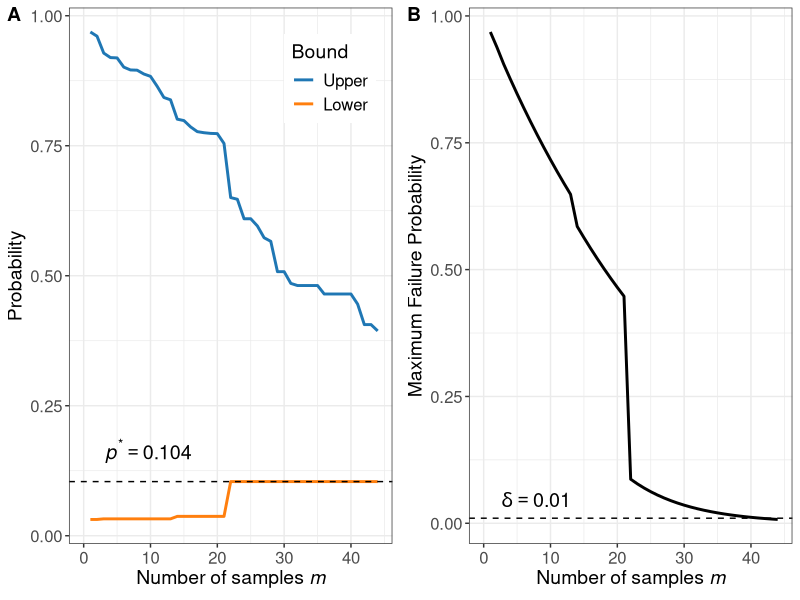

Generate this figure with R:
##### Simulate convergence behavior #####

# Load libraries
library(data.table)
library(ggplot2)
library(ggsci)
library(cowplot)

# Simulate PMF with fixed MAP
set.seed(123)
n_states <- 64
p <- rexp(n_states)
p <- p / sum(p)
p_star <- p[which.max(p)]

# Monitor hat_p, check_p
hats <- double()
checks <- double()
fails <- double()

# Run PAC-MAP
epsilon <- 0.01
delta <- 0.01
fail_prob <- 1
numerator <- (1 - epsilon) * log(1 / delta)
m <- 0L
M <- Inf
s <- double()
hat_p <- 1 / n_states
check_p <- 0
while (m < M) {
  m <- m + 1L
  p_new <- sample(p, 1)
  s <- unique(c(s, p_new))
  if (p_new > hat_p) {
    hat_p <- p_new
  }
  check_p <- 1 - sum(s)
  hats <- c(hats, hat_p)
  checks <- c(checks, check_p)
  new_fail <- (1 - hat_p / (1 - epsilon))^m
  fails <- c(fails, new_fail)
  M <- numerator / hat_p
}

# Plot results
df <- data.table(
  m = 1:length(hats), Upper = checks, Lower = hats, Fail = fails
)
df1 <- melt(df, id.vars = 'm', measure.vars = c('Upper', 'Lower'), 
            variable.name = 'Bound', value.name = 'Probability')
t1 <- data.table('Probability' = p_star + 0.02, 
                 'txt' = 'p')
g1 <- ggplot(df1, aes(m, Probability, color = Bound)) + 
  geom_line(linewidth = 1) +
  geom_hline(yintercept = p_star, linetype = 'dashed') + 
  scale_color_d3() +
  annotate('text', x = 0, y = p_star, 
           label = paste0("italic(p)^'*' ==", round(p_star, 3)), parse = TRUE, 
           hjust = -0.25, vjust = -0.75, size = 5) +
  labs(x = expression(paste("Number of samples ", italic(m)))) +
  theme_bw() +
  theme(legend.position = c(0.95, 0.95),
        legend.justification = c(1, 1),
        axis.title = element_text(size = 14),      
        axis.text = element_text(size = 12),       
        legend.text = element_text(size = 12),     
        legend.title = element_text(size = 14))

g2 <-ggplot(df, aes(m, Fail)) + 
  geom_line(linewidth = 1) + 
  geom_hline(yintercept = 0.01, linetype = 'dashed') + 
  annotate('text', x = 0, y = delta,
           label = paste0('delta ==', delta), parse = TRUE,
           hjust = -0.25, vjust = -0.75, size = 5) +
  labs(x = expression(paste("Number of samples ", italic(m))),
       y = 'Maximum Failure Probability') +
  theme_bw() + 
  theme(axis.title = element_text(size = 14),      
        axis.text = element_text(size = 12),       
        legend.text = element_text(size = 12),    
        legend.title = element_text(size = 14))

# Put it all together
g <- plot_grid(g1, g2, labels = c("A", "B"))
ggsave('~/downloads/convergence.pdf', height = 5, width = 13)